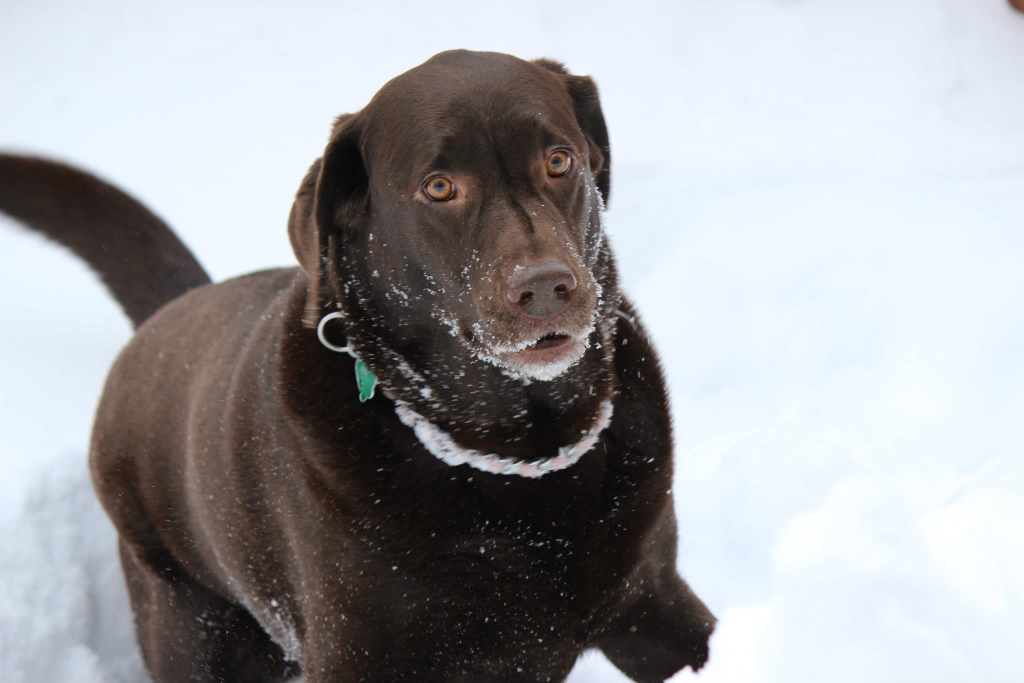
#> input picture hw1/images/dog.jpg, 2048 x 1366 px, given in place of dog_gaussian_noise.png, which was not available (shown at 1/2 size); the run also reads 2 pictures not shown here
$ python process_images.py   (older library calls are emulated)
#> lines starting #> are read from the running program, lines starting #| are printed output that depends on the picture; pictures that were not available may be replaced by others from this repository, and a replacement may not be noted
#> in load_image, image is the input picture: PIL image 2048x1366 RGB; mean R, G, B 161.1, 160.8, 164.3
### hw1/utils.py
from PIL import Image
import numpy as np

def load_image(filepath):
    '''
    Load image from filepath and return ndarray.
    '''
    image = Image.open(filepath)
    return np.asarray(image)

def save_image(ndarray, filepath):
    '''
    Save ndarray as image file.
    '''
    image = Image.fromarray(ndarray)
    image.save(filepath)

# [6 lines left out: function show_image, not called in this run]

def downsample(ndarray):
    '''
    Return downsampled image as ndarray. (anti-aliased)
    '''
    h, w, _ = ndarray.shape
    image = Image.fromarray(ndarray)
    image = image.resize((round(w/2), round(h/2)), Image.ANTIALIAS)
    return np.asarray(image)

def upsample(ndarray):
    '''
    Return upsampled image as ndarray. (anti-aliased)
    '''
    h, w, _ = ndarray.shape
    image = Image.fromarray(ndarray)
    image = image.resize((w*2, h*2), Image.ANTIALIAS)
    return np.asarray(image)

def concat(left_ndarray, right_ndarray):
    '''
    Return concatenation of left half of first image and right half of second
    image. The arrays should be the same size.
    '''
    h, w, _ = left_ndarray.shape
    return np.hstack((left_ndarray[:, :w//2], right_ndarray[:, w//2:]))

### hw1/process_images.py
from utils import *
import numpy as np
import time

# [51 lines left out: functions get_pixel_at, get_patch_at, not called in this run]


def gaussian_filter_1D(size):
    '''
    get an gaussian filter of size 'size'
    (approximate gaussian distibution as binomial distibution)

    Args:
        size (int): Kernel size.

    Returns:
        ndarray: gaussian filter of size 'size'
    '''
    filters=[np.asarray([1.0])]
    for i in range(size-1):
        new_filter = np.zeros(i+2)
        new_filter[:i+1] += filters[i]
        new_filter[1:] += filters[i]
        filters.append(new_filter)

    return filters[size-1]/np.sum(filters[size-1])

def shift_pixel(pixel_grid, axis, n):
    '''
    shift n pixel along axis

    Args:
        pixel_grid (ndarray): 3D numpy array representing an RGB image.
        axis(int): axis to shift along
        n(int): how many pixel to shift

    Returns:
        ndarray: 3D numpy array representing an RGB image after shifting.
    '''
    after_shift = np.zeros_like(pixel_grid)
    x, y, _ = pixel_grid.shape
    if axis == 0:
        after_shift[max(0,-n):x-n,:,:] = pixel_grid[max(0,+n):x+n, :, :]
    elif (axis ==1):
        after_shift[:,max(0,-n):y-n,:] = pixel_grid[:,max(0,+n):y+n, :]

    return after_shift


def apply_gaussian_filter(pixel_grid, size):
    '''
    Apply gaussian filter for every pixel in pixel_grid, and return the
    resulting pixel grid.

    Args:
        pixel_grid (ndarray): 3D numpy array representing an RGB image.
        size (int): Kernel size.

    Returns:
        ndarray: 3D numpy array representing an RGB image after filtering.
    '''

    filter = gaussian_filter_1D(size)

    #time complexity is size^2
    '''
    after_filter = np.zeros_like(pixel_grid)
    for i in range(pixel_grid.shape[0]):
        for j in range(pixel_grid.shape[1]):
            temp = get_patch_at(pixel_grid,i,j,size)
            temp = filter.dot(temp)
            temp = filter.dot(temp)
            after_filter[i,j] = temp
    '''

    #time complexity is 2*size
    after_filter = np.asarray([shift_pixel(pixel_grid, 0, i) for i in range(-int(size/2),size-int(size/2))])
#> in shift_pixel (call 2), `after_shift = np.zeros_like(pixel_grid)`: after_shift: shape (1366, 2048, 3); every value is 0
    after_filter = np.tensordot(filter, after_filter, axes = (0, 0))
    after_filter = np.asarray([shift_pixel(after_filter, 1, i) for i in range(-int(size/2),size-int(size/2))])
#> in shift_pixel (call 7), `after_shift = np.zeros_like(pixel_grid)`: after_shift: shape (1366, 2048, 3) float64; every value is 0
    after_filter = np.tensordot(filter, after_filter, axes = (0, 0))
    after_filter = after_filter.astype(np.uint8)


    return after_filter

def apply_median_filter(pixel_grid, size):
    '''
    Apply median filter for every pixel in pixel_grid, and return the
    resulting pixel grid.

    Args:
        pixel_grid (ndarray): 3D numpy array representing an RGB image.
        size (int): Kernel size.

    Returns:
        ndarray: 3D numpy array representing an RGB image after filtering.
    '''
#> called with size = 5

    #time complexity is size^2
    '''
    after_filter = np.zeros_like(pixel_grid)
    for i in range(pixel_grid.shape[0]):
        for j in range(pixel_grid.shape[1]):
            temp = get_patch_at(pixel_grid,i,j,size)
            after_filter[i,j] = np.median(temp, axis=(0,1))
    '''
    #time complexity is 2*size

    pixel_grid = [shift_pixel(pixel_grid, 0, i) for i in range(-int(size/2),size-int(size/2))]
#> pixel_grid = 5 items
    after_filter=[]
    for i in range(-int(size/2),size-int(size/2)):
        for j in pixel_grid:
            after_filter.append(shift_pixel(j, 1, i))
    after_filter = np.asarray(after_filter)
    after_filter = np.median(after_filter, axis=0)
    after_filter = after_filter.astype(np.uint8)

    return after_filter

def pyrdown(ndarray, size):
    return downsample(apply_gaussian_filter(ndarray, size))


def build_gaussian_pyramid(pixel_grid, size, levels=5):
    '''
    Build and return a Gaussian pyramid.

    Args:
        pixel_grid (ndarray): 3D numpy array representing an RGB image.
        size (int): Kernel size.
        levels (int): Number of levels.

    Returns:
        list of ndarray: List of 3D numpy arrays representing Gaussian
        pyramid.
    '''
    result = [pixel_grid]
    for i in range(levels-1):
        result.append(pyrdown(result[i],size))

    return result

def build_laplacian_pyramid(gaussian_pyramid):
    '''
    Build and return a Laplacian pyramid.

    Args:
        gaussian_pyramid (list of ndarray): Gaussian pyramid.

    Returns:
        list of ndarray: List of 3D numpy arrays representing Laplacian
        pyramid
    '''
    result=[]

    levels = len(gaussian_pyramid)-1
    for i in range(levels):
        term1 = gaussian_pyramid[i].copy().astype(int)
        term2 = upsample(gaussian_pyramid[i+1])
        x1,y1,_ = term1.shape
        x2,y2,_ = term2.shape
        x=min(x1,x2)
        y=min(y1,y2)
        term1[:x,:y,:] -= term2[:x,:y,:] #in case shape of term1 and term 2 are different
        result.append(term1) #dtype is int
    result.append(gaussian_pyramid[levels])

    return result

def blend_images(left_image, right_image):
    '''
    Smoothly blend two images by concatenation.

    Tip: This function should build Laplacian pyramids for both images,
    concatenate left half of left_image and right half of right_image
    on all levels, then start reconstructing from the smallest one.

    Args:
        left_image (ndarray): 3D numpy array representing an RGB image.
        right_image (ndarray): 3D numpy array representing an RGB image.

    Returns:
        ndarray: 3D numpy array representing an RGB image after blending.
    '''
    size=3
    levels=5


    lp_l = build_laplacian_pyramid(build_gaussian_pyramid(left_image,size,levels))
    lp_r = build_laplacian_pyramid(build_gaussian_pyramid(right_image,size,levels))
    #lp_concat = [concat(left,right) for (left, right) in zip(lp_l,lp_r)]

    label = concat(np.ones_like(left_image), np.zeros_like(left_image))
    gp_label = build_gaussian_pyramid(255*label,size)
    gp_label = [1/255*label for label in gp_label]
    lp_combined = [label*left+(1-label)*right for (left, right, label) in zip(lp_l, lp_r, gp_label)]


    result = lp_combined[levels-1].astype(np.uint8)
    for i in range(levels-1,0,-1):
        term1 = lp_combined[i-1]
        term2 = upsample(result)
        x1,y1,_ = term1.shape
        x2,y2,_ = term2.shape
        x = min(x1,x2)
        y = min(y1,y2)
        result = term1.astype(int)
        result[:x,:y,:] += term2[:x,:y,:]
        result = np.minimum(result,255) #prevent overflow
        result = np.maximum(result, 0) #prevent underflow
        result = result.astype(np.uint8)

    return result


if __name__ == "__main__":
    ### Test Gaussian Filter ###
    dog_gaussian_noise = load_image('./images/dog_gaussian_noise.png')
    after_filter = apply_gaussian_filter(dog_gaussian_noise,5)
    save_image(after_filter, './dog_gaussian_noise_after.png')

    ### Test Median Filter ###
    dog_salt_and_pepper = load_image('./images/dog_salt_and_pepper.png')
    after_filter = apply_median_filter(dog_salt_and_pepper,5)
    save_image(after_filter, './dog_salt_and_pepper_after.png')


    ### Test Image Blending ###

    player1 = load_image('./images/player1.png')
#> call 3 of load_image, with filepath = './images/player1.png'
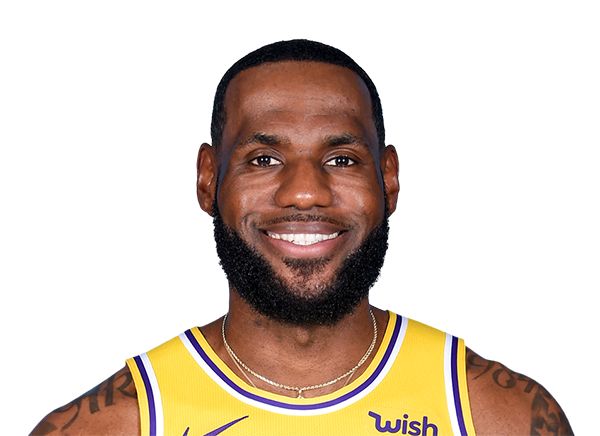
#> input picture hw1/images/player1.png, 600 x 436 px
#> in load_image, image is the input picture: PIL image 600x436 RGB; mean R, G, B 216.7, 203.2, 191.4
    player2 = load_image('./images/player2.png')
#> call 4 of load_image, with filepath = './images/player2.png'
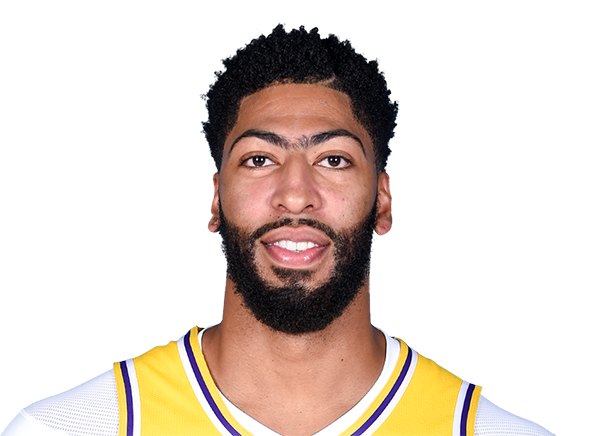
#> input picture hw1/images/player2.png, 600 x 436 px
#> in load_image, image is the input picture: PIL image 600x436 RGB; mean R, G, B 224.1, 212.5, 204.6

    gp = build_gaussian_pyramid(player1,5)
#> the loop in build_gaussian_pyramid, `for i in range(levels-1):` made 4 passes
#> pass 1, in apply_gaussian_filter (call 2), `after_filter = np.tensordot(filter, after_filter, axes = (0, 0))`:
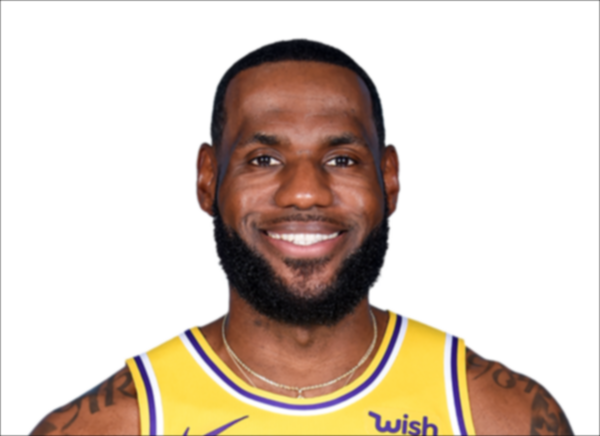
#> after_filter: shape (436, 600, 3) float64; mean of channels 0, 1, 2 216, 202.5, 190.8; drawn as R, G, B
#> gp = 5 items
    lp = build_laplacian_pyramid(gp)
#> in build_laplacian_pyramid, `levels = len(gaussian_pyramid)-1`: levels = 4
#> the loop in build_laplacian_pyramid, `for i in range(levels):` made 4 passes
#> pass 1, in upsample, `image = Image.fromarray(ndarray)`:
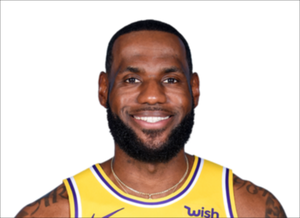
#> image: PIL image 300x218 RGB; mean R, G, B 215.9, 202.3, 190.6
#> after the loop in build_laplacian_pyramid, `for i in range(levels):`:
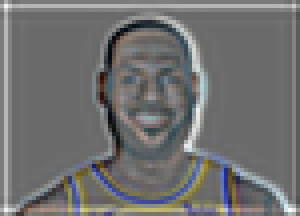
#> term1: shape (54, 75, 3) int64 (shown 4 times larger); mean of channels 0, 1, 2 4.5, 4.5, 4.4; drawn with min black and max white
#> after the loop in build_laplacian_pyramid, `for i in range(levels):`: result = 4 items
#> lp = 5 items


    after_blending = blend_images(player1, player2)
#> the loop in build_gaussian_pyramid (call 2), `for i in range(levels-1):` made 4 passes
#> in build_laplacian_pyramid (call 2), `result=[]`: result = []
#> after the loop in build_laplacian_pyramid (call 2), `for i in range(levels):`:
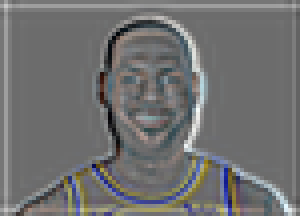
#> term1: shape (54, 75, 3) int64 (shown 4 times larger); mean of channels 0, 1, 2 3.6, 3.6, 3.6; drawn with min black and max white
#> after the loop in build_laplacian_pyramid (call 2), `for i in range(levels):`: result = 4 items
#> in blend_images, `lp_l = build_laplacian_pyramid(build_gaussian_pyramid(left_image,size,..`: lp_l = 5 items
#> the loop in build_gaussian_pyramid (call 3), `for i in range(levels-1):` made 4 passes
#> pass 1, in downsample (call 9), `image = image.resize((round(w/2), round(h/2)), Image.ANTIALIAS)`:
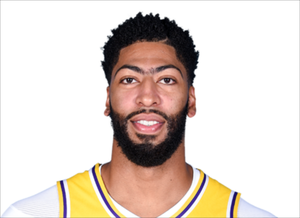
#> image: PIL image 300x218 RGB; mean R, G, B 223.4, 211.8, 203.9

    save_image(after_blending, './player3.png')

    # Simple concatenation for comparison.
    save_image(concat(player1, player2), './player_simple_concat.png')

    player1 = load_image('./images/player1_256x256.png')
    player2 = load_image('./images/player2_256x256.png')
    gp = build_gaussian_pyramid(player1,5)
    lp = build_laplacian_pyramid(gp)
    after_blending = blend_images(player1, player2)
    save_image(after_blending, './player4.png')

#> (the run stopped early here; a loop or call above may not have finished)
